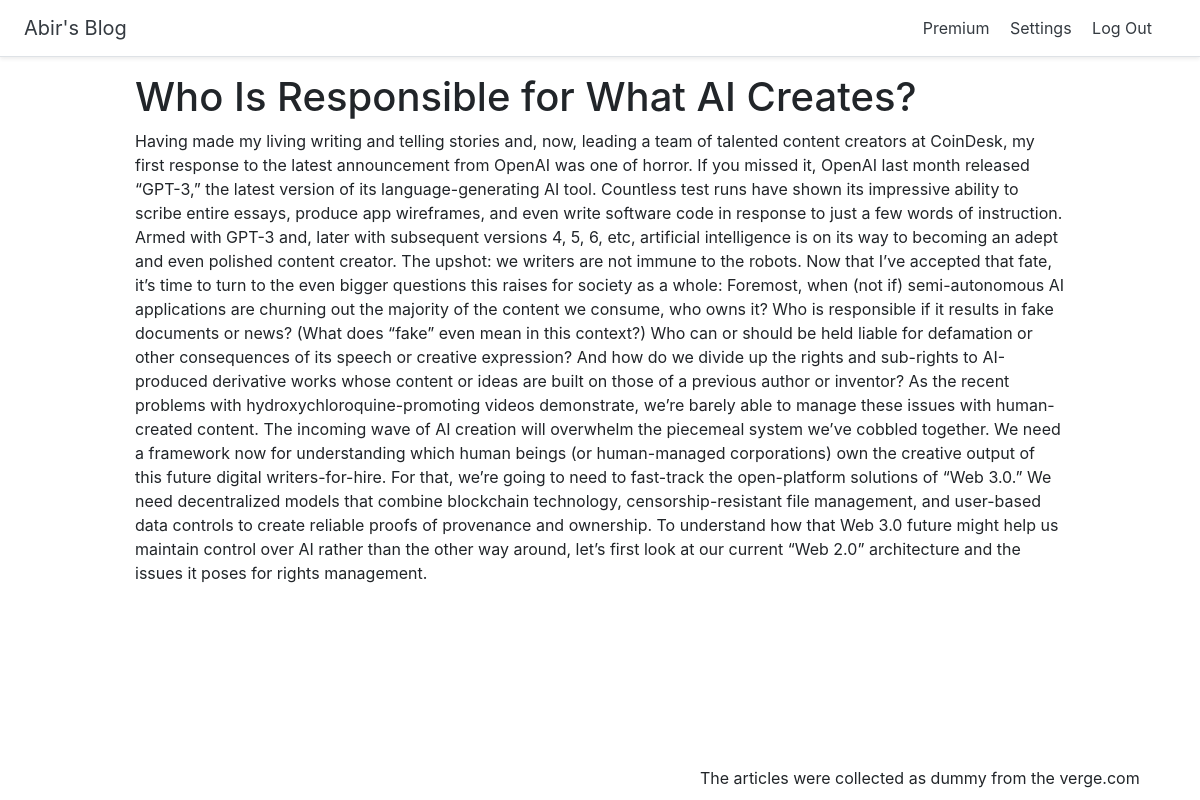
Page /plans/3 (signed in) on the committed database.
### plans/models.py (models this page shows)
class BlogPlan(models.Model):
    title = models.CharField(max_length=255)
    text = models.TextField()
    premium = models.BooleanField(default=True)

### plans/views.py (the view)
# urls.py: path('plans/<int:pk>', views.plan, name='plan'),
def plan(request,pk):
    plan = get_object_or_404(BlogPlan, pk=pk)
    if plan.premium:
        if request.user.is_authenticated:
            try:
                if request.user.customer.membership:
                    return render(request, 'plans/plan.html', {'plan':plan})
            except Customer.DoesNotExist:
               return redirect('join')
        return redirect('join')
    else:
        return render(request, 'plans/plan.html', {'plan':plan})

### plans/templates/plans/plan.html
{% extends 'plans/base.html' %}
{% block content %}
<div class="container">
<h1>{{ plan.title}}</h1>
<p>{{ plan.text }}</p>
</div>
{% endblock %}

### plans/static/pricing.css (style rules this page uses)
html { font-size: 14px; }
@media (min-width: 768px) { html { font-size: 16px; } }
.container { max-width: 960px; }

### rows in the picture
BlogPlan: title "Who Is Responsible for What AI Creates?", text "Having made my living writing and telling stories and, now, leading a team of talented content creators at CoinDesk, my first response to the latest announcement from OpenAI was one of horror. If you missed it, OpenAI last month released “GPT-3,” the latest version of its language-generating AI tool. Countless test runs have shown its impressive ability to scribe entire essays, produce app wireframes, and even write software code in response to just a few words of instruction. Armed with GPT-3 and, later with subsequent versions 4, 5, 6, etc, artificial intelligence is on its way to becoming an adept and even polished content creator. The upshot: we writers are not immune to the robots. Now…"
